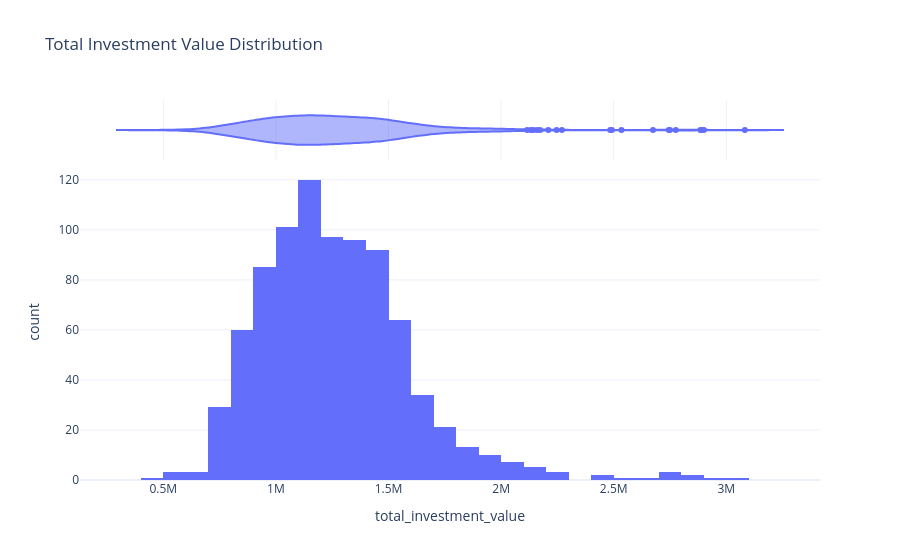

Notebook code cell kept with this figure:
### Code cell
fig = px.histogram(
    buyer_profile,
    x='total_investment_value',
    nbins=30,
    marginal='violin',
    title='Total Investment Value Distribution'
)

fig.update_layout(template='plotly_white')
fig.show()

### Figure 1 — Plotly figure (JSON) as saved in the notebook; plotly's stock layout.template omitted (floating-point values rounded to 4 significant figures; data arrays with more than 128 entries replaced by an {"elided": "..."} marker saying what was removed)
{"data": [{"bingroup": "x", "hovertemplate": "total_investment_value=%{x}<br>count=%{y}<extra></extra>", "legendgroup": "", "marker": {"color": "#636efa", "pattern": {"shape": ""}}, "name": "", "nbinsx": 30, "orientation": "v", "showlegend": false, "type": "histogram", "x": {"elided": "855 float values"}, "xaxis": "x", "yaxis": "y"}, {"hovertemplate": "total_investment_value=%{x}<extra></extra>", "legendgroup": "", "marker": {"color": "#636efa"}, "name": "", "scalegroup": "x", "showlegend": false, "type": "violin", "x": {"elided": "855 float values"}, "xaxis": "x2", "yaxis": "y2"}], "layout": {"barmode": "relative", "legend": {"tracegroupgap": 0}, "title": {"text": "Total Investment Value Distribution"}, "xaxis": {"anchor": "y", "domain": [0, 1], "title": {"text": "total_investment_value"}}, "xaxis2": {"anchor": "y2", "domain": [0, 1], "matches": "x", "showgrid": true, "showticklabels": false}, "yaxis": {"anchor": "x", "domain": [0, 0.8316], "title": {"text": "count"}}, "yaxis2": {"anchor": "x2", "domain": [0.8416, 1], "matches": "y2", "showgrid": false, "showline": false, "showticklabels": false, "ticks": ""}}}
